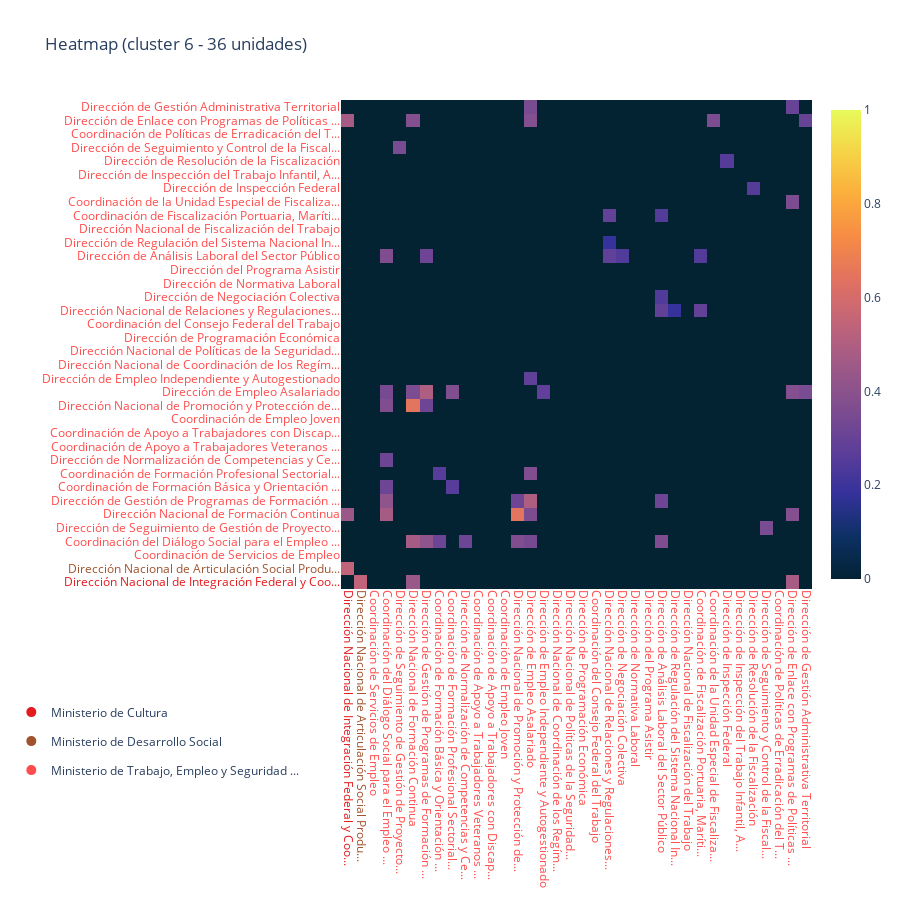

Notebook source saved alongside this figure:
### Code cell
from chainsaw.heatmaps.plot import heatmap

heatmap(
    clusters_file_name=data[year]["cluster_file"],
    cluster_id=cluster_id,
    tree_file=data[year]["tree_file"],
    central_administration_only=central_administration_only,
    ellipsis=50,
    threshold=threshold,
    dimensions_weights=dimensions_weights,
    width=900,
    height=900,
    full=False,
    strict=True,
)

### Figure 1 — Plotly figure (JSON) as saved in the notebook; plotly's stock layout.template omitted (floating-point values rounded to 4 significant figures; data arrays with more than 128 entries replaced by an {"elided": "..."} marker saying what was removed)
{"data": [{"colorscale": [[0, "rgb(3, 35, 51)"], [0.09091, "rgb(13, 48, 100)"], [0.1818, "rgb(53, 50, 155)"], [0.2727, "rgb(93, 62, 153)"], [0.3636, "rgb(126, 77, 143)"], [0.4545, "rgb(158, 89, 135)"], [0.5455, "rgb(193, 100, 121)"], [0.6364, "rgb(225, 113, 97)"], [0.7273, "rgb(246, 139, 69)"], [0.8182, "rgb(251, 173, 60)"], [0.9091, "rgb(246, 211, 70)"], [1, "rgb(231, 250, 90)"]], "type": "heatmap", "x": ["Dirección Nacional de Integración Federal y Coo...", "Dirección Nacional de Articulación Social Produ...", "Coordinación de Servicios de Empleo", "Coordinación del Diálogo Social para el Empleo ...", "Dirección de Seguimiento de Gestión de Proyecto...", "Dirección Nacional de Formación Continua", "Dirección de Gestión de Programas de Formación ...", "Coordinación de Formación Básica y Orientación ...", "Coordinación de Formación Profesional Sectorial...", "Dirección de Normalización de Competencias y Ce...", "Coordinación de Apoyo a Trabajadores Veteranos ...", "Coordinación de Apoyo a Trabajadores con Discap...", "Coordinación de Empleo Joven", "Dirección Nacional de Promoción y Protección de...", "Dirección de Empleo Asalariado", "Dirección de Empleo Independiente y Autogestionado", "Dirección Nacional de Coordinación de los Regím...", "Dirección Nacional de Políticas de la Seguridad...", "Dirección de Programación Económica", "Coordinación del Consejo Federal del Trabajo", "Dirección Nacional de Relaciones y Regulaciones...", "Dirección de Negociación Colectiva", "Dirección de Normativa Laboral", "Dirección del Programa Asistir", "Dirección de Análisis Laboral del Sector Público", "Dirección de Regulación del Sistema Nacional In...", "Dirección Nacional de Fiscalización del Trabajo", "Coordinación de Fiscalización Portuaria, Maríti...", "Coordinación de la Unidad Especial de Fiscaliza...", "Dirección de Inspección Federal", "Dirección de Inspección del Trabajo Infantil, A...", "Dirección de Resolución de la Fiscalización", "Dirección de Seguimiento y Control de la Fiscal...", "Coordinación de Políticas de Erradicación del T...", "Dirección de Enlace con Programas de Políticas ...", "Dirección de Gestión Administrativa Territorial"], "y": ["Dirección Nacional de Integración Federal y Coo...", "Dirección Nacional de Articulación Social Produ...", "Coordinación de Servicios de Empleo", "Coordinación del Diálogo Social para el Empleo ...", "Dirección de Seguimiento de Gestión de Proyecto...", "Dirección Nacional de Formación Continua", "Dirección de Gestión de Programas de Formación ...", "Coordinación de Formación Básica y Orientación ...", "Coordinación de Formación Profesional Sectorial...", "Dirección de Normalización de Competencias y Ce...", "Coordinación de Apoyo a Trabajadores Veteranos ...", "Coordinación de Apoyo a Trabajadores con Discap...", "Coordinación de Empleo Joven", "Dirección Nacional de Promoción y Protección de...", "Dirección de Empleo Asalariado", "Dirección de Empleo Independiente y Autogestionado", "Dirección Nacional de Coordinación de los Regím...", "Dirección Nacional de Políticas de la Seguridad...", "Dirección de Programación Económica", "Coordinación del Consejo Federal del Trabajo", "Dirección Nacional de Relaciones y Regulaciones...", "Dirección de Negociación Colectiva", "Dirección de Normativa Laboral", "Dirección del Programa Asistir", "Dirección de Análisis Laboral del Sector Público", "Dirección de Regulación del Sistema Nacional In...", "Dirección Nacional de Fiscalización del Trabajo", "Coordinación de Fiscalización Portuaria, Maríti...", "Coordinación de la Unidad Especial de Fiscaliza...", "Dirección de Inspección Federal", "Dirección de Inspección del Trabajo Infantil, A...", "Dirección de Resolución de la Fiscalización", "Dirección de Seguimiento y Control de la Fiscal...", "Coordinación de Políticas de Erradicación del T...", "Dirección de Enlace con Programas de Políticas ...", "Dirección de Gestión Administrativa Territorial"], "z": {"elided": "36x36 float values"}, "zmax": 1, "zmin": 0}, {"legendgroup": "Ministerio de Cultura", "marker": {"color": "#e41a1c", "size": 10}, "mode": "markers", "name": "Ministerio de Cultura", "showlegend": true, "type": "scatter", "x": [null], "y": [null]}, {"legendgroup": "Ministerio de Desarrollo Social", "marker": {"color": "#a0522d", "size": 10}, "mode": "markers", "name": "Ministerio de Desarrollo Social", "showlegend": true, "type": "scatter", "x": [null], "y": [null]}, {"legendgroup": "Ministerio de Trabajo, Empleo y Seguridad Social", "marker": {"color": "#ff4d4d", "size": 10}, "mode": "markers", "name": "Ministerio de Trabajo, Empleo y Seguridad ...", "showlegend": true, "type": "scatter", "x": [null], "y": [null]}], "layout": {"height": 900, "legend": {"orientation": "v", "x": -0.7, "xanchor": "left", "y": -0.4, "yanchor": "bottom"}, "title": {"text": "Heatmap (cluster 6 - 36 unidades)"}, "width": 900, "xaxis": {"tickangle": 90, "tickmode": "array", "ticktext": ["<span style='color:#e41a1c'>Dirección Nacional de Integración Federal y Coo...</span>", "<span style='color:#a0522d'>Dirección Nacional de Articulación Social Produ...</span>", "<span style='color:#ff4d4d'>Coordinación de Servicios de Empleo</span>", "<span style='color:#ff4d4d'>Coordinación del Diálogo Social para el Empleo ...</span>", "<span style='color:#ff4d4d'>Dirección de Seguimiento de Gestión de Proyecto...</span>", "<span style='color:#ff4d4d'>Dirección Nacional de Formación Continua</span>", "<span style='color:#ff4d4d'>Dirección de Gestión de Programas de Formación ...</span>", "<span style='color:#ff4d4d'>Coordinación de Formación Básica y Orientación ...</span>", "<span style='color:#ff4d4d'>Coordinación de Formación Profesional Sectorial...</span>", "<span style='color:#ff4d4d'>Dirección de Normalización de Competencias y Ce...</span>", "<span style='color:#ff4d4d'>Coordinación de Apoyo a Trabajadores Veteranos ...</span>", "<span style='color:#ff4d4d'>Coordinación de Apoyo a Trabajadores con Discap...</span>", "<span style='color:#ff4d4d'>Coordinación de Empleo Joven</span>", "<span style='color:#ff4d4d'>Dirección Nacional de Promoción y Protección de...</span>", "<span style='color:#ff4d4d'>Dirección de Empleo Asalariado</span>", "<span style='color:#ff4d4d'>Dirección de Empleo Independiente y Autogestionado</span>", "<span style='color:#ff4d4d'>Dirección Nacional de Coordinación de los Regím...</span>", "<span style='color:#ff4d4d'>Dirección Nacional de Políticas de la Seguridad...</span>", "<span style='color:#ff4d4d'>Dirección de Programación Económica</span>", "<span style='color:#ff4d4d'>Coordinación del Consejo Federal del Trabajo</span>", "<span style='color:#ff4d4d'>Dirección Nacional de Relaciones y Regulaciones...</span>", "<span style='color:#ff4d4d'>Dirección de Negociación Colectiva</span>", "<span style='color:#ff4d4d'>Dirección de Normativa Laboral</span>", "<span style='color:#ff4d4d'>Dirección del Programa Asistir</span>", "<span style='color:#ff4d4d'>Dirección de Análisis Laboral del Sector Público</span>", "<span style='color:#ff4d4d'>Dirección de Regulación del Sistema Nacional In...</span>", "<span style='color:#ff4d4d'>Dirección Nacional de Fiscalización del Trabajo</span>", "<span style='color:#ff4d4d'>Coordinación de Fiscalización Portuaria, Maríti...</span>", "<span style='color:#ff4d4d'>Coordinación de la Unidad Especial de Fiscaliza...</span>", "<span style='color:#ff4d4d'>Dirección de Inspección Federal</span>", "<span style='color:#ff4d4d'>Dirección de Inspección del Trabajo Infantil, A...</span>", "<span style='color:#ff4d4d'>Dirección de Resolución de la Fiscalización</span>", "<span style='color:#ff4d4d'>Dirección de Seguimiento y Control de la Fiscal...</span>", "<span style='color:#ff4d4d'>Coordinación de Políticas de Erradicación del T...</span>", "<span style='color:#ff4d4d'>Dirección de Enlace con Programas de Políticas ...</span>", "<span style='color:#ff4d4d'>Dirección de Gestión Administrativa Territorial</span>"], "tickvals": [0, 1, 2, 3, 4, 5, 6, 7, 8, 9, 10, 11, 12, 13, 14, 15, 16, 17, 18, 19, 20, 21, 22, 23, 24, 25, 26, 27, 28, 29, 30, 31, 32, 33, 34, 35]}, "yaxis": {"tickmode": "array", "ticktext": ["<span style='color:#e41a1c'>Dirección Nacional de Integración Federal y Coo...</span>", "<span style='color:#a0522d'>Dirección Nacional de Articulación Social Produ...</span>", "<span style='color:#ff4d4d'>Coordinación de Servicios de Empleo</span>", "<span style='color:#ff4d4d'>Coordinación del Diálogo Social para el Empleo ...</span>", "<span style='color:#ff4d4d'>Dirección de Seguimiento de Gestión de Proyecto...</span>", "<span style='color:#ff4d4d'>Dirección Nacional de Formación Continua</span>", "<span style='color:#ff4d4d'>Dirección de Gestión de Programas de Formación ...</span>", "<span style='color:#ff4d4d'>Coordinación de Formación Básica y Orientación ...</span>", "<span style='color:#ff4d4d'>Coordinación de Formación Profesional Sectorial...</span>", "<span style='color:#ff4d4d'>Dirección de Normalización de Competencias y Ce...</span>", "<span style='color:#ff4d4d'>Coordinación de Apoyo a Trabajadores Veteranos ...</span>", "<span style='color:#ff4d4d'>Coordinación de Apoyo a Trabajadores con Discap...</span>", "<span style='color:#ff4d4d'>Coordinación de Empleo Joven</span>", "<span style='color:#ff4d4d'>Dirección Nacional de Promoción y Protección de...</span>", "<span style='color:#ff4d4d'>Dirección de Empleo Asalariado</span>", "<span style='color:#ff4d4d'>Dirección de Empleo Independiente y Autogestionado</span>", "<span style='color:#ff4d4d'>Dirección Nacional de Coordinación de los Regím...</span>", "<span style='color:#ff4d4d'>Dirección Nacional de Políticas de la Seguridad...</span>", "<span style='color:#ff4d4d'>Dirección de Programación Económica</span>", "<span style='color:#ff4d4d'>Coordinación del Consejo Federal del Trabajo</span>", "<span style='color:#ff4d4d'>Dirección Nacional de Relaciones y Regulaciones...</span>", "<span style='color:#ff4d4d'>Dirección de Negociación Colectiva</span>", "<span style='color:#ff4d4d'>Dirección de Normativa Laboral</span>", "<span style='color:#ff4d4d'>Dirección del Programa Asistir</span>", "<span style='color:#ff4d4d'>Dirección de Análisis Laboral del Sector Público</span>", "<span style='color:#ff4d4d'>Dirección de Regulación del Sistema Nacional In...</span>", "<span style='color:#ff4d4d'>Dirección Nacional de Fiscalización del Trabajo</span>", "<span style='color:#ff4d4d'>Coordinación de Fiscalización Portuaria, Maríti...</span>", "<span style='color:#ff4d4d'>Coordinación de la Unidad Especial de Fiscaliza...</span>", "<span style='color:#ff4d4d'>Dirección de Inspección Federal</span>", "<span style='color:#ff4d4d'>Dirección de Inspección del Trabajo Infantil, A...</span>", "<span style='color:#ff4d4d'>Dirección de Resolución de la Fiscalización</span>", "<span style='color:#ff4d4d'>Dirección de Seguimiento y Control de la Fiscal...</span>", "<span style='color:#ff4d4d'>Coordinación de Políticas de Erradicación del T...</span>", "<span style='color:#ff4d4d'>Dirección de Enlace con Programas de Políticas ...</span>", "<span style='color:#ff4d4d'>Dirección de Gestión Administrativa Territorial</span>"], "tickvals": [0, 1, 2, 3, 4, 5, 6, 7, 8, 9, 10, 11, 12, 13, 14, 15, 16, 17, 18, 19, 20, 21, 22, 23, 24, 25, 26, 27, 28, 29, 30, 31, 32, 33, 34, 35]}}}
